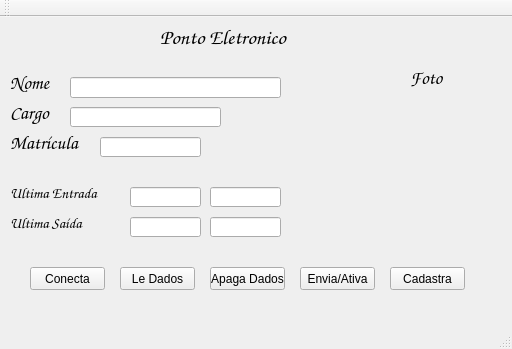
<?xml version="1.0" encoding="UTF-8"?>
<ui version="4.0">
 <class>MainWindow</class>
 <widget class="QMainWindow" name="MainWindow">
  <property name="geometry">
   <rect>
    <x>0</x>
    <y>0</y>
    <width>512</width>
    <height>349</height>
   </rect>
  </property>
  <property name="windowTitle">
   <string>MainWindow</string>
  </property>
  <widget class="QWidget" name="centralWidget">
   <widget class="QPushButton" name="BotaoConecta">
    <property name="geometry">
     <rect>
      <x>30</x>
      <y>250</y>
      <width>75</width>
      <height>23</height>
     </rect>
    </property>
    <property name="text">
     <string>Conecta</string>
    </property>
   </widget>
   <widget class="QLineEdit" name="nome">
    <property name="geometry">
     <rect>
      <x>70</x>
      <y>60</y>
      <width>211</width>
      <height>21</height>
     </rect>
    </property>
   </widget>
   <widget class="QLineEdit" name="cargo">
    <property name="geometry">
     <rect>
      <x>70</x>
      <y>90</y>
      <width>151</width>
      <height>20</height>
     </rect>
    </property>
   </widget>
   <widget class="QLabel" name="label">
    <property name="geometry">
     <rect>
      <x>160</x>
      <y>0</y>
      <width>181</width>
      <height>41</height>
     </rect>
    </property>
    <property name="font">
     <font>
      <family>Comic Sans MS</family>
      <pointsize>16</pointsize>
      <weight>75</weight>
      <bold>true</bold>
     </font>
    </property>
    <property name="text">
     <string>Ponto Eletronico</string>
    </property>
   </widget>
   <widget class="QLabel" name="label_2">
    <property name="geometry">
     <rect>
      <x>10</x>
      <y>50</y>
      <width>61</width>
      <height>31</height>
     </rect>
    </property>
    <property name="font">
     <font>
      <family>Comic Sans MS</family>
      <pointsize>14</pointsize>
      <weight>50</weight>
      <italic>false</italic>
      <bold>false</bold>
     </font>
    </property>
    <property name="text">
     <string>Nome</string>
    </property>
   </widget>
   <widget class="QLabel" name="label_3">
    <property name="geometry">
     <rect>
      <x>10</x>
      <y>80</y>
      <width>61</width>
      <height>31</height>
     </rect>
    </property>
    <property name="font">
     <font>
      <family>Comic Sans MS</family>
      <pointsize>14</pointsize>
      <weight>50</weight>
      <italic>false</italic>
      <bold>false</bold>
     </font>
    </property>
    <property name="text">
     <string>Cargo</string>
    </property>
   </widget>
   <widget class="QLabel" name="label_4">
    <property name="geometry">
     <rect>
      <x>10</x>
      <y>110</y>
      <width>91</width>
      <height>31</height>
     </rect>
    </property>
    <property name="font">
     <font>
      <family>Comic Sans MS</family>
      <pointsize>14</pointsize>
      <weight>50</weight>
      <italic>false</italic>
      <bold>false</bold>
     </font>
    </property>
    <property name="text">
     <string>Matrícula</string>
    </property>
   </widget>
   <widget class="QLabel" name="label_5">
    <property name="geometry">
     <rect>
      <x>10</x>
      <y>160</y>
      <width>111</width>
      <height>31</height>
     </rect>
    </property>
    <property name="font">
     <font>
      <family>Comic Sans MS</family>
      <pointsize>11</pointsize>
      <weight>75</weight>
      <italic>false</italic>
      <bold>true</bold>
     </font>
    </property>
    <property name="text">
     <string>Ultima Entrada</string>
    </property>
   </widget>
   <widget class="QLabel" name="label_6">
    <property name="geometry">
     <rect>
      <x>10</x>
      <y>190</y>
      <width>111</width>
      <height>31</height>
     </rect>
    </property>
    <property name="font">
     <font>
      <family>Comic Sans MS</family>
      <pointsize>11</pointsize>
      <weight>75</weight>
      <italic>false</italic>
      <bold>true</bold>
     </font>
    </property>
    <property name="text">
     <string>Ultima Saída</string>
    </property>
   </widget>
   <widget class="QLineEdit" name="matricula">
    <property name="geometry">
     <rect>
      <x>100</x>
      <y>120</y>
      <width>101</width>
      <height>20</height>
     </rect>
    </property>
   </widget>
   <widget class="QLineEdit" name="hora_entrada">
    <property name="geometry">
     <rect>
      <x>130</x>
      <y>170</y>
      <width>71</width>
      <height>20</height>
     </rect>
    </property>
   </widget>
   <widget class="QLineEdit" name="hora_saida">
    <property name="geometry">
     <rect>
      <x>130</x>
      <y>200</y>
      <width>71</width>
      <height>20</height>
     </rect>
    </property>
   </widget>
   <widget class="QLineEdit" name="data_entrada">
    <property name="geometry">
     <rect>
      <x>210</x>
      <y>170</y>
      <width>71</width>
      <height>20</height>
     </rect>
    </property>
   </widget>
   <widget class="QLineEdit" name="data_saida">
    <property name="geometry">
     <rect>
      <x>210</x>
      <y>200</y>
      <width>71</width>
      <height>20</height>
     </rect>
    </property>
   </widget>
   <widget class="QPushButton" name="botaoLeDados">
    <property name="geometry">
     <rect>
      <x>120</x>
      <y>250</y>
      <width>75</width>
      <height>23</height>
     </rect>
    </property>
    <property name="text">
     <string>Le Dados</string>
    </property>
   </widget>
   <widget class="QPushButton" name="botaoApagaDados">
    <property name="geometry">
     <rect>
      <x>210</x>
      <y>250</y>
      <width>75</width>
      <height>23</height>
     </rect>
    </property>
    <property name="text">
     <string>Apaga Dados</string>
    </property>
   </widget>
   <widget class="QPushButton" name="botaoAtiva">
    <property name="geometry">
     <rect>
      <x>300</x>
      <y>250</y>
      <width>75</width>
      <height>23</height>
     </rect>
    </property>
    <property name="text">
     <string>Envia/Ativa</string>
    </property>
   </widget>
   <widget class="QPushButton" name="botaoCadastra">
    <property name="geometry">
     <rect>
      <x>390</x>
      <y>250</y>
      <width>75</width>
      <height>23</height>
     </rect>
    </property>
    <property name="text">
     <string>Cadastra</string>
    </property>
   </widget>
   <widget class="QLabel" name="label_7">
    <property name="geometry">
     <rect>
      <x>410</x>
      <y>40</y>
      <width>51</width>
      <height>41</height>
     </rect>
    </property>
    <property name="font">
     <font>
      <family>Comic Sans MS</family>
      <pointsize>14</pointsize>
     </font>
    </property>
    <property name="text">
     <string>Foto</string>
    </property>
   </widget>
   <widget class="QLabel" name="img">
    <property name="geometry">
     <rect>
      <x>370</x>
      <y>80</y>
      <width>131</width>
      <height>131</height>
     </rect>
    </property>
    <property name="text">
     <string/>
    </property>
   </widget>
  </widget>
  <widget class="QMenuBar" name="menuBar">
   <property name="geometry">
    <rect>
     <x>0</x>
     <y>0</y>
     <width>512</width>
     <height>21</height>
    </rect>
   </property>
  </widget>
  <widget class="QToolBar" name="mainToolBar">
   <attribute name="toolBarArea">
    <enum>TopToolBarArea</enum>
   </attribute>
   <attribute name="toolBarBreak">
    <bool>false</bool>
   </attribute>
  </widget>
  <widget class="QStatusBar" name="statusBar"/>
 </widget>
 <layoutdefault spacing="6" margin="11"/>
 <resources/>
 <connections/>
</ui>
